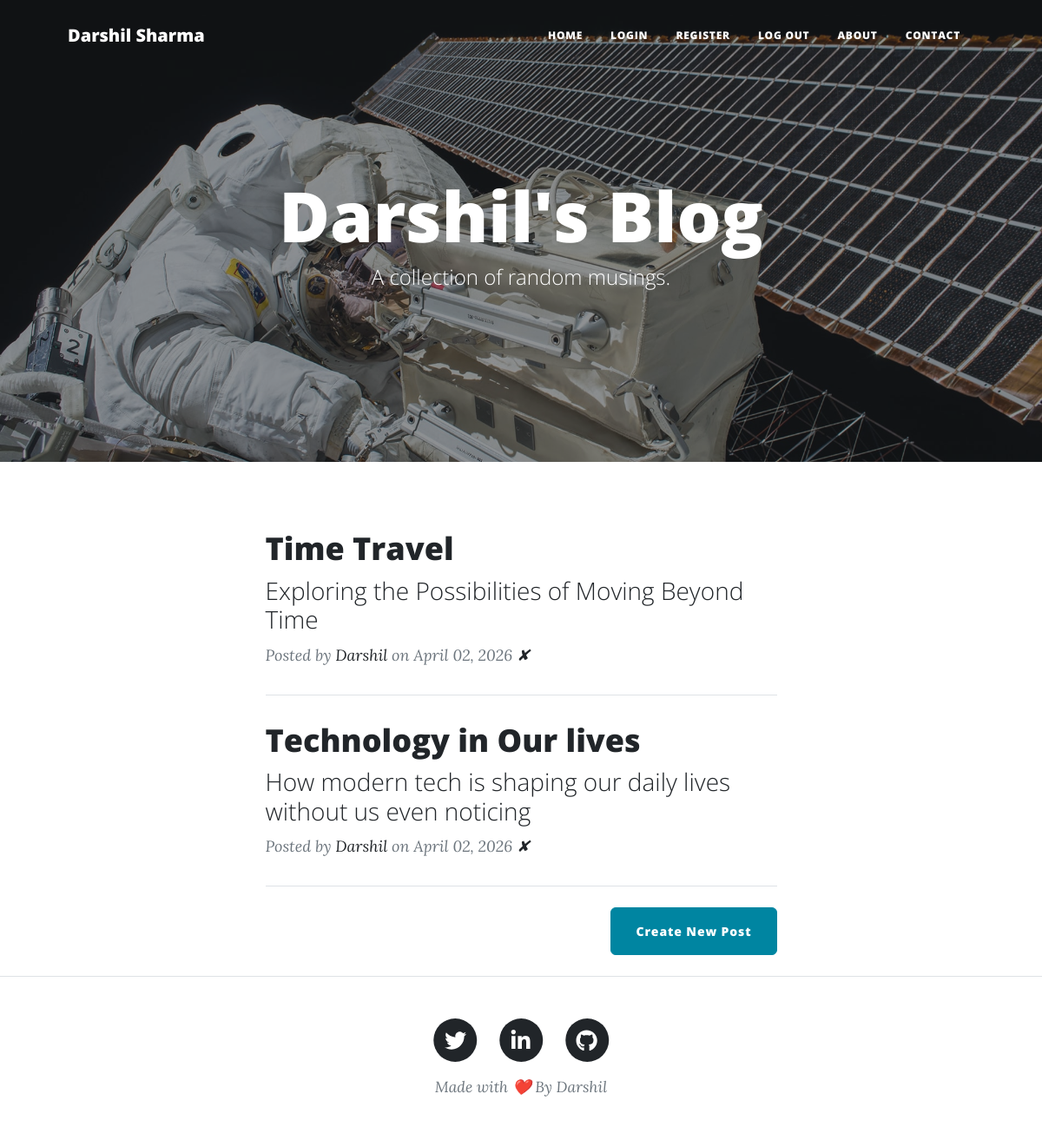
The page / on the database its author committed.
### main.py (models this page shows)
class BlogPost(db.Model):
    __tablename__ = "blog_posts"
    id = mapped_column(Integer, primary_key=True)
    title = mapped_column(String(250), unique=True)
    subtitle = mapped_column(String(250))
    date = mapped_column(String(250))
    body = mapped_column(Text)
    img_url = mapped_column(String(250))
    author_id = mapped_column(Integer, ForeignKey("users.id"))
    author = relationship("User", back_populates="posts")
    comments = relationship("Comment", back_populates="post")

class User(UserMixin, db.Model):
    __tablename__ = "users"
    id = mapped_column(Integer, primary_key=True)
    email = mapped_column(String(100), unique=True)
    password = mapped_column(String(100))
    name = mapped_column(String(100))
    posts = relationship("BlogPost", back_populates="author")
    comments = relationship("Comment", back_populates="author")

### main.py (the view)
@app.route('/')
def get_all_posts():
    result = db.session.execute(db.select(BlogPost))
    posts = result.scalars().all()
    return render_template("index.html", all_posts=posts)

### templates/index.html
{% include "header.html" %}
<header
  class="masthead"
  style="background-image: url('{{ url_for('static', filename='assets/img/post-bg.jpg') }}')"
>
  <div class="container position-relative px-4 px-lg-5">
    <div class="row gx-4 gx-lg-5 justify-content-center">
      <div class="col-md-10 col-lg-8 col-xl-7">
        <div class="site-heading">
          <h1>Darshil's Blog</h1>
          <span class="subheading">A collection of random musings.</span>
        </div>
      </div>
    </div>
  </div>
</header>
<div class="container px-4 px-lg-5">
  <div class="row gx-4 gx-lg-5 justify-content-center">
    <div class="col-md-10 col-lg-8 col-xl-7">
      {% for post in all_posts %}
      <div class="post-preview">
        <a href="{{ url_for('show_post', post_id=post.id) }}">
          <h2 class="post-title">{{ post.title }}</h2>
          <h3 class="post-subtitle">{{ post.subtitle }}</h3>
        </a>
        <p class="post-meta">
          Posted by
          <a href="#">{{post.author.name}}</a>
          on {{post.date}}
          <a href="{{url_for('delete_post', post_id=post.id) }}">✘</a>
        </p>
      </div>
      <hr class="my-4" />
      {% endfor %}
      <div class="d-flex justify-content-end mb-4">
        <a
          class="btn btn-primary float-right"
          href="{{url_for('add_new_post')}}"
          >Create New Post</a
        >
      </div>
    </div>
  </div>
</div>
{% include "footer.html" %}

### templates/header.html (shortened to what this page needs)
<!DOCTYPE html>
<html lang="en">
  <head>
    {% block styles %}
    {{ bootstrap.load_css() }}
    <link
      href="{{ url_for('static', filename='css/styles.css') }}"
      rel="stylesheet"
    />
    {% endblock %}
  </head>
  <body>
    <nav class="navbar navbar-expand-lg navbar-light" id="mainNav">
      <div class="container px-4 px-lg-5">
        <a class="navbar-brand" href="/">Darshil Sharma</a>
        <div class="collapse navbar-collapse" id="navbarResponsive">
          <ul class="navbar-nav ms-auto py-4 py-lg-0">
            <li class="nav-item">
              <a
                class="nav-link px-lg-3 py-3 py-lg-4"
                href="{{ url_for('get_all_posts') }}"
                >Home</a
              >
            </li>
            <li class="nav-item">
              <a
                class="nav-link px-lg-3 py-3 py-lg-4"
                href="{{ url_for('login') }}"
                >Login</a
              >
            </li>
            <li class="nav-item">
              <a
                class="nav-link px-lg-3 py-3 py-lg-4"
                href="{{ url_for('register') }}"
                >Register</a
              >
            </li>
            <li class="nav-item">
              <a
                class="nav-link px-lg-3 py-3 py-lg-4"
                href="{{ url_for('logout') }}"
                >Log Out</a
              >
            </li>
            <li class="nav-item">
              <a
                class="nav-link px-lg-3 py-3 py-lg-4"
                href="{{ url_for('about') }}"
                >About</a
              >
            </li>
            <li class="nav-item">
              <a
                class="nav-link px-lg-3 py-3 py-lg-4"
                href="{{ url_for('contact') }}"
                >Contact</a
              >
            </li>
          </ul>
        </div>
      </div>
    </nav>
  </body>
</html>

### templates/footer.html (shortened to what this page needs)
        <footer class="border-top">
          <div class="container px-4 px-lg-5">
              <div class="row gx-4 gx-lg-5 justify-content-center">
                  <div class="col-md-10 col-lg-8 col-xl-7">
                      <ul class="list-inline text-center">
                          <li class="list-inline-item">
                              <a href="https://x.com/darshilsha73654">
                                  <span class="fa-stack fa-lg">
                                      <i class="fas fa-circle fa-stack-2x"></i>
                                      <i class="fab fa-twitter fa-stack-1x fa-inverse"></i>
                                  </span>
                              </a>
                          </li>
                          <li class="list-inline-item">
                              <a href="https://www.linkedin.com/in/darshil-sharma-9b49b639a/">
                                  <span class="fa-stack fa-lg">
                                      <i class="fas fa-circle fa-stack-2x"></i>
                                      <i class="fab fa-linkedin-in fa-stack-1x fa-inverse"></i>
                                  </span>
                              </a>
                          </li>
                          <li class="list-inline-item">
                              <a href="https://github.com/DarshiL-Sharma">
                                  <span class="fa-stack fa-lg">
                                      <i class="fas fa-circle fa-stack-2x"></i>
                                      <i class="fab fa-github fa-stack-1x fa-inverse"></i>
                                  </span>
                              </a>
                          </li>
                      </ul>
                      <div class="small text-center text-muted fst-italic">Made with ❤️ By Darshil</div>
                  </div>
              </div>
          </div>
      </footer>
  </body>
</html>

### rows shown on the page
BlogPost: title "Time Travel", subtitle "Exploring the Possibilities of Moving Beyond Time", author.name "Darshil", date "April 02, 2026"
BlogPost: title "Technology in Our lives", subtitle "How modern tech is shaping our daily lives without us even noticing", author.name "Darshil", date "April 02, 2026"
